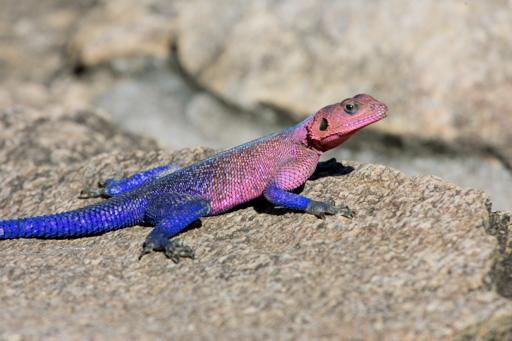
#> input picture CURL/adobe5k_dpe/curl_example_test_inference/a2803-060810_075208_GM6A0020_TEST_1_11_PSNR_27.517_SSIM_0.980.jpg, 512 x 341 px
$ python -i data.py   (imports and definitions only)   (older library calls are emulated)
#> lines starting #> are read from the running program, lines starting #| are printed output that depends on the picture
# Copyright (C) 2020. Huawei Technologies Co., Ltd. All rights reserved.
#
# This program is free software; you can redistribute it and/or modify it under
# the terms of the MIT license.
#
# This program is distributed in the hope that it will be useful, but WITHOUT ANY
# WARRANTY; without even the implied warranty of MERCHANTABILITY or FITNESS FOR A
# PARTICULAR PURPOSE. See the MIT License for more details.

from PIL import Image
import cv2
import collections
import os
import random
#---
import mindspore
import mindspore.dataset.vision as vision
#---
import pandas as pd
import numpy as np
from PIL import ImageFile, Image
ImageFile.LOAD_TRUNCATED_IMAGES = True

INTER_MODE = {'NEAREST': cv2.INTER_NEAREST, 'BILINEAR': cv2.INTER_LINEAR, 'BICUBIC': cv2.INTER_CUBIC}

seed=1
# [3 lines not run here, left out]

# [119 lines left out: functions pil_loader, cv2_loader, paired_random_crop, augment, img2tensor, not called in this run]


def _is_numpy_image(img):
    return isinstance(img, np.ndarray) and (img.ndim in {2, 3})


# [34 lines left out: function resize, not called in this run]


class TrainTransforms(object):
    # [19 lines left out: functions __init__, __call__, not called in this run]


class ValTransforms(object):
    def __init__(self, normalize=None, hflip=False, resize=0, bgr2rgb=False):
        if normalize is None:
            self.normalize = vision.Normalize(
                (0.5, 0.5, 0.5), (0.5, 0.5, 0.5))
        else:
            self.normalize = normalize
        self.resize = resize
        self.hflip = hflip

        self.bgr2rgb = bgr2rgb

    def do_hflip(self, img):
        cv2.flip(img, 1, img)
        return img

    # [8 lines left out: function __call__, not called in this run]


class ValTransformsPIL(object):
    # [20 lines left out: function __init__, not called in this run]

    def __call__(self, imgs):
        imgs = [self.transform(img) for img in imgs]
        return imgs


# [28 lines left out: functions train_transforms, val_transforms, not called in this run]


class PIPALsinglewRef():
    # [65 lines left out: functions __init__, __getitem__, not called in this run]

    def __len__(self):
        return len(self.df)


class PIPALpairwRef(PIPALsinglewRef):
    # [32 lines left out: functions __init__, __getitem__, not called in this run]


class KPerRefSampler():
    '''
    Sample k distorted images for every reference image in a mini-batch

    Adapted from:
    https://github.com/KevinMusgrave/pytorch-metric-learning/blob/master/src/pytorch_metric_learning/samplers/m_per_class_sampler.py
    '''
    # [22 lines left out: functions __init__, get_labels_to_indices, not called in this run]

    def __len__(self):
        return self.list_size

    # [22 lines left out: function __iter__, not called in this run]


class MOSVicinitySampler():
    '''
    Sample distorted images within the same MOS vicinity in a mini-batch

    Adapted from:
    https://github.com/KevinMusgrave/pytorch-metric-learning/blob/master/src/pytorch_metric_learning/samplers/m_per_class_sampler.py
    '''
    # [9 lines left out: function __init__, not called in this run]

    def __len__(self):
        return self.list_size

    # [23 lines left out: function __iter__, not called in this run]


class KPerImageSampler():
    '''
    Return k copies of the same image in a mini-batch

    Adapted from:
    https://github.com/KevinMusgrave/pytorch-metric-learning/blob/master/src/pytorch_metric_learning/samplers/m_per_class_sampler.py
    '''
    # [7 lines left out: function __init__, not called in this run]

    def __len__(self):
        return self.list_size

    # [9 lines left out: function __iter__, not called in this run]


class IQAsinglewRef:
    '''dataloader for IQA datasets'''
    # [32 lines left out: functions __init__, __getitem__, not called in this run]

    def __len__(self):
        return len(self.df)


class IQApairwRef():
    '''dataloader for BAPPS'''
    # [31 lines left out: functions __init__, __getitem__, not called in this run]

    def __len__(self):
        return len(self.df)


class IQAsamplepairwRef(IQAsinglewRef):
    # [34 lines left out: functions __init__, __getitem__, not called in this run]

>>> import cv2
>>> picture = cv2.imread('../../../CURL/adobe5k_dpe/curl_example_test_inference/a2803-060810_075208_GM6A0020_TEST_1_11_PSNR_27.517_SSIM_0.980.jpg', cv2.IMREAD_GRAYSCALE)
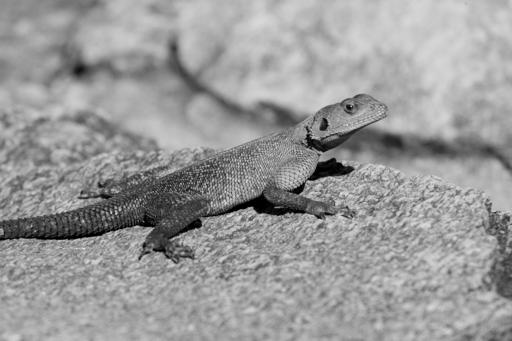
#> picture: shape (341, 512); min 0, max 232, mean 153.7
>>> result = ValTransforms()(picture)
#> (the run stopped early here; a loop or call above may not have finished)

$ run again, on CURL/adobe5k_dpe/curl_example_test_inference/a3102-JI2E4053_VALID_460_29_PSNR_21.413_SSIM_0.902.jpg
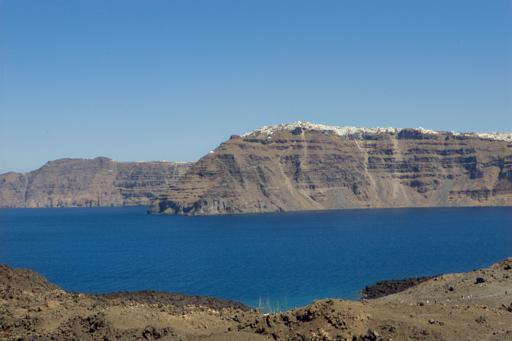
#> input picture CURL/adobe5k_dpe/curl_example_test_inference/a3102-JI2E4053_VALID_460_29_PSNR_21.413_SSIM_0.902.jpg, 512 x 341 px
#> `picture = cv2.imread('../../../CURL/adobe5k_dpe/curl_example_test_infe..`:
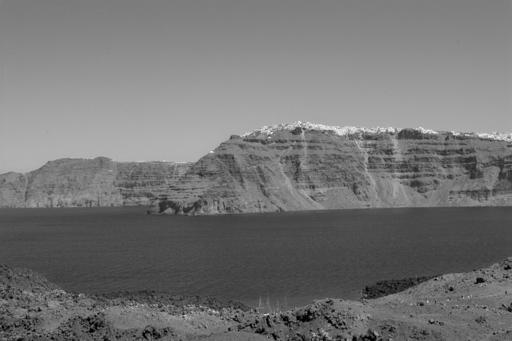
#> picture: shape (341, 512); min 0, max 247, mean 116.5

$ run again, on CURL/adobe5k_dpe/curl_example_test_inference/a3232-_DGW6397_TEST_1_6_PSNR_29.141_SSIM_0.968.jpg
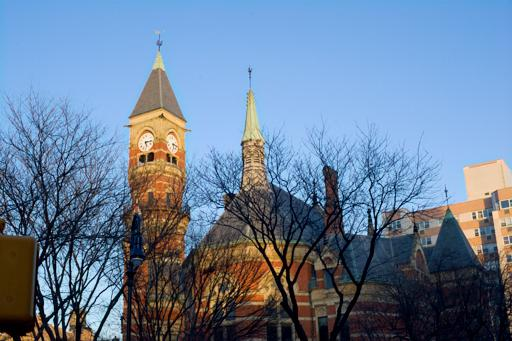
#> input picture CURL/adobe5k_dpe/curl_example_test_inference/a3232-_DGW6397_TEST_1_6_PSNR_29.141_SSIM_0.968.jpg, 512 x 341 px
#> `picture = cv2.imread('../../../CURL/adobe5k_dpe/curl_example_test_infe..`:
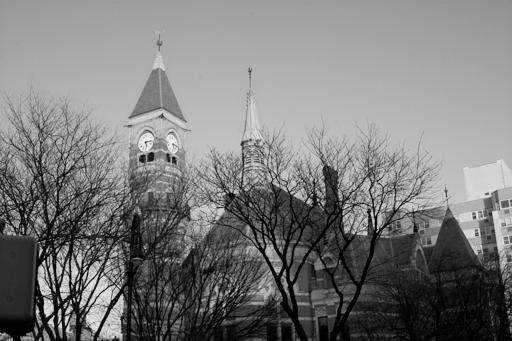
#> picture: shape (341, 512); min 0, max 251, mean 123

$ run again, on CURL/adobe5k_dpe/curl_example_test_inference/a4232-Duggan_090323_6181_TEST_1_1_PSNR_33.558_SSIM_0.985.jpg
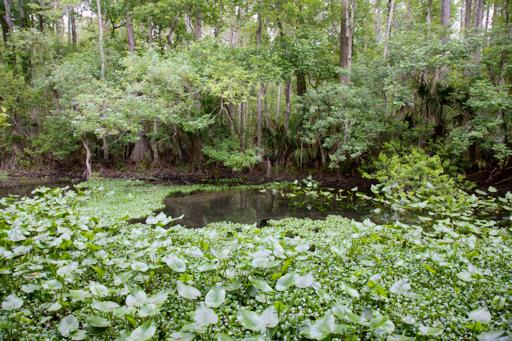
#> input picture CURL/adobe5k_dpe/curl_example_test_inference/a4232-Duggan_090323_6181_TEST_1_1_PSNR_33.558_SSIM_0.985.jpg, 512 x 341 px
#> `picture = cv2.imread('../../../CURL/adobe5k_dpe/curl_example_test_infe..`:
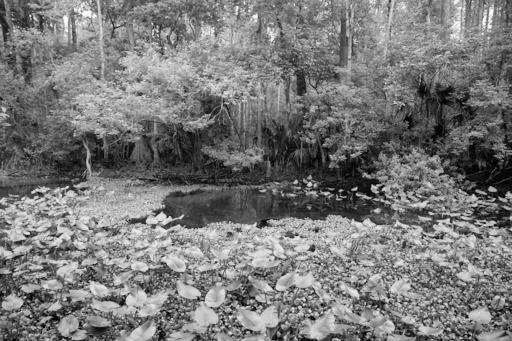
#> picture: shape (341, 512); min 0, max 255, mean 120.6
